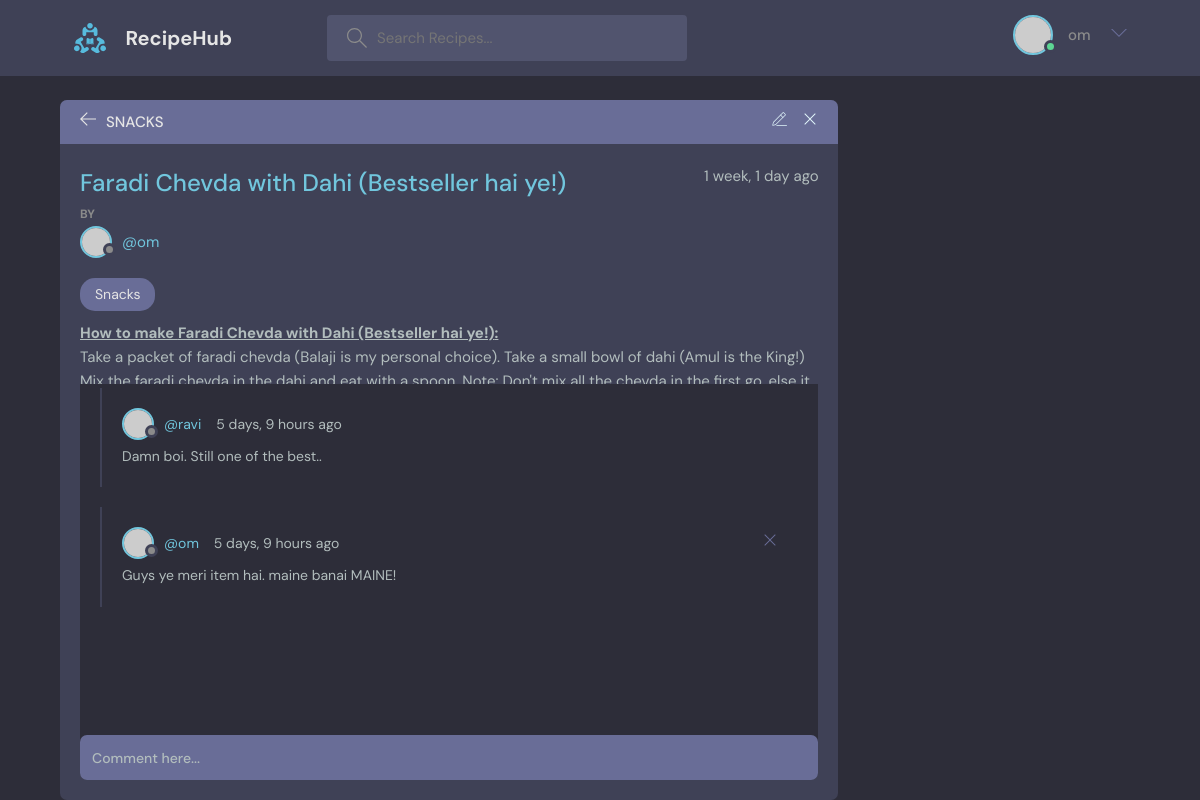
The page /recipe/4/ (signed in) on the database its author committed.
### base/models.py (models this page shows, shortened)
class Recipe(models.Model):
    host = models.ForeignKey(User, on_delete=models.SET_NULL, null=True)
    topic = models.ForeignKey(Topic, on_delete=models.SET_NULL, null=True)
    name = models.CharField(max_length=200)
    description = models.TextField(null=True, blank=True)
    updated = models.DateTimeField(auto_now=True)
    created = models.DateTimeField(auto_now_add=True)
    class Meta:
        ordering = ['-updated', '-created']

class Topic(models.Model):
    name = models.CharField(max_length=200)
    def __str__(self):
        return self.name

class Message(models.Model):
    user = models.ForeignKey(User, on_delete=models.CASCADE)
    recipe = models.ForeignKey(Recipe, on_delete=models.CASCADE)
    body = models.TextField()
    updated = models.DateTimeField(auto_now=True)
    created = models.DateTimeField(auto_now_add=True)

### base/views.py (the view, shortened to what this page needs)
# urls.py: path('recipe/<str:pk>/', views.recipe, name="recipe"),
def recipe(request, pk):
    recipe = Recipe.objects.get(id=pk)
    recipe_messages = recipe.message_set.all().order_by('-created')     # order_by(...) is used to get recent messages to top
    context = {'recipe': recipe, 'recipe_messages': recipe_messages}
    return render(request, 'recipe.html', context)

### templates/recipe.html (shortened to what this page needs)
{% extends 'main.html' %}
{% block content %}
    <main class="profile-page layout layout--2">
      <div class="container">
        <div class="room">
          <div class="room__top">
            <div class="room__topLeft">
              <a href="{% url 'home' %}">
                <svg version="1.1" xmlns="http://www.w3.org/2000/svg" width="32" height="32" viewBox="0 0 32 32">
                  <title>arrow-left</title>
                  <path d="M13.723 2.286l-13.723 13.714 13.719 13.714 1.616-1.611-10.96-10.96h27.625v-2.286h-27.625l10.965-10.965-1.616-1.607z"></path>
                </svg>
              </a>
              <h3>{{recipe.topic}}</h3>
            </div>
            {% if recipe.host == request.user %}
              <div class="room__topRight">
                <a href="{% url 'update-recipe' recipe.id %}">
                </a>
                <a href="{% url 'delete-recipe' recipe.id %}">
                  <svg version="1.1" xmlns="http://www.w3.org/2000/svg" width="32" height="32" viewBox="0 0 32 32">
                    <title>remove</title>
                    <path d="M27.314 6.019l-1.333-1.333-9.98 9.981-9.981-9.981-1.333 1.333 9.981 9.981-9.981 9.98 1.333 1.333 9.981-9.98 9.98 9.98 1.333-1.333-9.98-9.98 9.98-9.981z"></path>
                  </svg>
                </a>
              </div>
            {% endif %}
          </div>
          <div class="room__box scroll">
            <div class="room__header scroll">
              <div class="room__info">
                <h3>{{recipe.name}}</h3>
                <span>{{recipe.created|timesince}} ago</span>
              </div>
              <div class="room__hosted">
                <p>By</p>
                <a href="{% url 'user-profile' recipe.host.id %}" class="room__author">
                  <div class="avatar avatar--small">
                    <img src="https://randomuser.me/api/portraits/men/37.jpg" />
                  </div>
                  <span>@{{recipe.host.username}}</span>
                </a>
              </div>
              <span class="room__topics">{{recipe.topic}}</span>
              <div class="room__details">
                <p><strong style="text-decoration: underline">How to make {{recipe.name}}:</strong></p>
                {{recipe.description}}
              </div>
            </div>
            <div class="room__conversation">
              <div class="threads scroll">
                {% for message in recipe_messages %}
                <div class="thread">
                  <div class="thread__top">
                    <div class="thread__author">
                      <a href="{% url 'user-profile' message.user.id %}" class="thread__authorInfo">
                        <div class="avatar avatar--small">
                          <img src="https://randomuser.me/api/portraits/men/37.jpg" />
                        </div>
                        <span>@{{message.user.username}}</span>
                      </a>
                      <span class="thread__date">{{message.created|timesince}} ago</span>
                    </div>
                    {% if request.user == message.user %}
                      <a href="{% url 'delete-message' message.id %}">
                        <div class="thread__delete">
                          <svg version="1.1" xmlns="http://www.w3.org/2000/svg" width="32" height="32" viewBox="0 0 32 32">
                            <title>remove</title>
                            <path d="M27.314 6.019l-1.333-1.333-9.98 9.981-9.981-9.981-1.333 1.333 9.981 9.981-9.981 9.98 1.333 1.333 9.981-9.98 9.98 9.98 1.333-1.333-9.98-9.98 9.98-9.981z"></path>
                          </svg>
                        </div>
                      </a>
                    {% endif %}
                  </div>
                  <div class="thread__details">
                    {{message.body}}
                  </div>
                </div>
                {% endfor %}
              </div>
            </div>
          </div>
          <div class="room__message">
            <form action="" method="POST">
              <input name="body" placeholder="Comment here..." />
            </form>
          </div>
        </div>
      </div>
    </main>
{% endblock content %}

### templates/navbar.html (shortened to what this page needs)
{% load static %}
<header class="header header--loggedIn">
      <div class="container">
        <a href="{% url 'home' %}" class="header__logo">
          <img src="{% static 'images/logo.svg' %}" />
          <h1>RecipeHub</h1>
        </a>
        <form class="header__search" method="GET" action="{% url 'home' %}">
          <label>
            <input name="q" placeholder="Search Recipes..." />
          </label>
        </form>
        <nav class="header__menu">
          {% if request.user.is_authenticated %}
          <div class="header__user">
            <a href="{% url 'user-profile' request.user.id %}">
              <div class="avatar avatar--medium active">
                <img src="https://randomuser.me/api/portraits/men/37.jpg" />
              </div>
              <p>{{request.user.username}}</p>
            </a>
            <button class="dropdown-button">
              <svg version="1.1" xmlns="http://www.w3.org/2000/svg" width="32" height="32" viewBox="0 0 32 32">
                <title>chevron-down</title>
                <path d="M16 21l-13-13h-3l16 16 16-16h-3l-13 13z"></path>
              </svg>
            </button>
          </div>
          {% else %}
          <a href="{% url 'login' %}">
            <img src="{% static 'images/avatar.svg' %}">
            <p>Login</p>
          </a>
          {% endif %}
        </nav>
      </div>
    </header>

### rows shown on the page
Recipe: topic "SNACKS", name "Faradi Chevda with Dahi (Bestseller hai ye!)", created "1 week, 1 day", host.username "om", topic "Snacks", description "Take a packet of faradi chevda (Balaji is my personal choice). Take a small bowl of dahi (Amul is the King!)…"
Message: user.username "ravi", created "5 days, 9 hours", body "Damn boi. Still one of the best.."
Message: user.username "om", created "5 days, 9 hours", body "Guys ye meri item hai. maine banai MAINE!"

### other values the page prints
{{ request.user.username }} "om"
